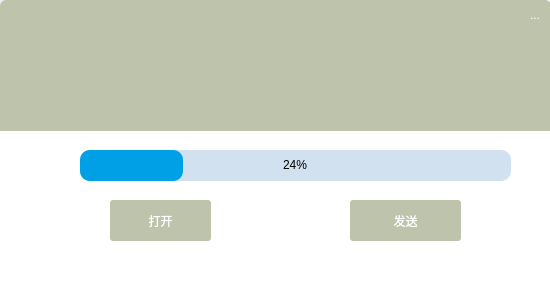
<?xml version="1.0" encoding="UTF-8"?>
<ui version="4.0">
 <class>TcpServer</class>
 <widget class="QWidget" name="TcpServer">
  <property name="geometry">
   <rect>
    <x>0</x>
    <y>0</y>
    <width>550</width>
    <height>285</height>
   </rect>
  </property>
  <property name="windowTitle">
   <string>发送文件</string>
  </property>
  <property name="windowIcon">
   <iconset resource="resource.qrc">
    <normaloff>:/chat/image/icon/icon_file.png</normaloff>:/chat/image/icon/icon_file.png</iconset>
  </property>
  <property name="styleSheet">
   <string notr="true"/>
  </property>
  <widget class="QProgressBar" name="progressBar">
   <property name="geometry">
    <rect>
     <x>80</x>
     <y>150</y>
     <width>431</width>
     <height>31</height>
    </rect>
   </property>
   <property name="styleSheet">
    <string notr="true">QProgressBar{
        border: none;
        text-align: center;
        background: rgb(210, 225, 240);
border-radius:10px;


}
QProgressBar::chunk {
        background: rgb(0, 160, 230);
border-radius:10px;

}</string>
   </property>
   <property name="value">
    <number>24</number>
   </property>
  </widget>
  <widget class="QPushButton" name="serverOpenBtn">
   <property name="geometry">
    <rect>
     <x>110</x>
     <y>200</y>
     <width>101</width>
     <height>41</height>
    </rect>
   </property>
   <property name="styleSheet">
    <string notr="true">QPushButton { background-color: rgb(172, 178, 148,200); border-radius: 3px; color: rgb(255, 255, 255); }
 QPushButton:hover { background-color: rgb(172, 178, 148,255);}</string>
   </property>
   <property name="text">
    <string>打开</string>
   </property>
  </widget>
  <widget class="QPushButton" name="serverSendBtn">
   <property name="geometry">
    <rect>
     <x>350</x>
     <y>200</y>
     <width>111</width>
     <height>41</height>
    </rect>
   </property>
   <property name="styleSheet">
    <string notr="true">QPushButton { background-color: rgb(172, 178, 148,200); border-radius: 3px; color: rgb(255, 255, 255); }
 QPushButton:hover { background-color: rgb(172, 178, 148,255);}</string>
   </property>
   <property name="text">
    <string>发送</string>
   </property>
  </widget>
  <widget class="QLabel" name="label">
   <property name="geometry">
    <rect>
     <x>0</x>
     <y>0</y>
     <width>551</width>
     <height>131</height>
    </rect>
   </property>
   <property name="styleSheet">
    <string notr="true">border-top-left-radius:6px; 
border-top-right-radius:6px;
background-color: rgb(190, 195, 171);
</string>
   </property>
   <property name="text">
    <string/>
   </property>
  </widget>
  <widget class="QLabel" name="label_2">
   <property name="geometry">
    <rect>
     <x>0</x>
     <y>130</y>
     <width>551</width>
     <height>161</height>
    </rect>
   </property>
   <property name="styleSheet">
    <string notr="true">border-button-left-radius:6px; 
border-button-right-radius:6px;
background-color: rgb(255, 255, 255);

</string>
   </property>
   <property name="text">
    <string/>
   </property>
  </widget>
  <widget class="QToolButton" name="serverCloseBtn">
   <property name="geometry">
    <rect>
     <x>520</x>
     <y>0</y>
     <width>30</width>
     <height>30</height>
    </rect>
   </property>
   <property name="minimumSize">
    <size>
     <width>30</width>
     <height>30</height>
    </size>
   </property>
   <property name="maximumSize">
    <size>
     <width>30</width>
     <height>30</height>
    </size>
   </property>
   <property name="toolTip">
    <string>关闭</string>
   </property>
   <property name="styleSheet">
    <string notr="true">QToolButton { background-color: rgb(50, 50, 50,0); border-radius: 3px; color: rgb(255, 255, 255); }
QToolButton:hover { background-color: rgb(172, 178, 148);}</string>
   </property>
   <property name="text">
    <string>...</string>
   </property>
   <property name="icon">
    <iconset resource="resource.qrc">
     <normaloff>:/chat/image/icon/icon_close.png</normaloff>:/chat/image/icon/icon_close.png</iconset>
   </property>
  </widget>
  <widget class="QTextEdit" name="serverStatusLabel">
   <property name="geometry">
    <rect>
     <x>150</x>
     <y>20</y>
     <width>341</width>
     <height>101</height>
    </rect>
   </property>
   <property name="font">
    <font>
     <family>楷体</family>
     <pointsize>12</pointsize>
    </font>
   </property>
   <property name="styleSheet">
    <string notr="true">background-color: rgba(255, 255, 255, 0);
border: none;</string>
   </property>
   <property name="verticalScrollBarPolicy">
    <enum>Qt::ScrollBarAlwaysOff</enum>
   </property>
   <property name="horizontalScrollBarPolicy">
    <enum>Qt::ScrollBarAlwaysOff</enum>
   </property>
  </widget>
  <zorder>label_2</zorder>
  <zorder>label</zorder>
  <zorder>progressBar</zorder>
  <zorder>serverOpenBtn</zorder>
  <zorder>serverSendBtn</zorder>
  <zorder>serverCloseBtn</zorder>
  <zorder>serverStatusLabel</zorder>
 </widget>
 <resources>
  <include location="resource.qrc"/>
 </resources>
 <connections/>
</ui>
